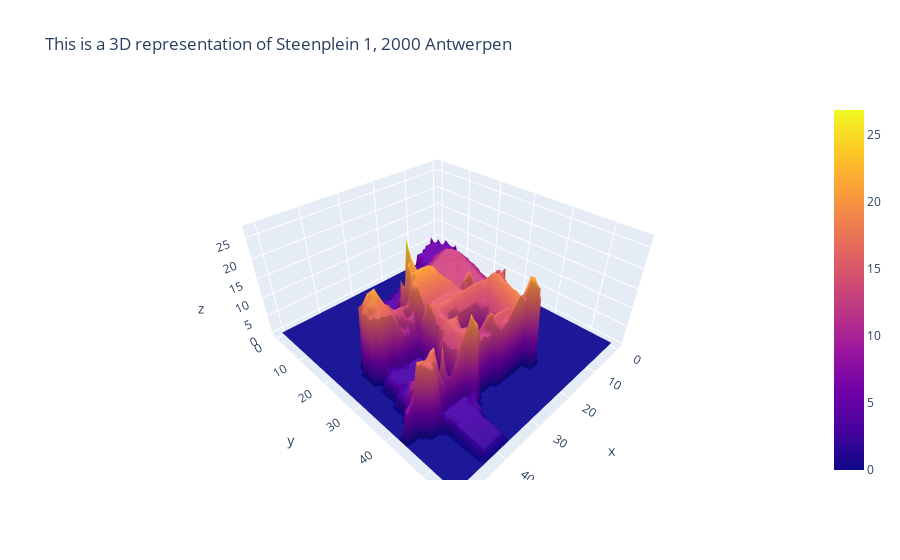

Notebook code for this chart:
### Markdown cell above
Since we were able to get the CHM file, we just need to plot it to get the 3D representation. To do that, we will use the plotly library. 

It will then plot a 3D representation of the CHM for the address that you wanted.

### Code cell
fig = go.Figure(data=go.Surface(z=CHM))
fig.update_layout(title=f"This is a 3D representation of {address}")
fig.show()
fig.write_image(f"data/3D-images/{address}.png")

### Figure 1 — Plotly figure (JSON) as saved in the notebook; plotly's stock layout.template omitted (floating-point values rounded to 4 significant figures; data arrays with more than 128 entries replaced by an {"elided": "..."} marker saying what was removed)
{"data": [{"type": "surface", "z": {"elided": "57x52 float values"}}], "layout": {"title": {"text": "This is a 3D representation of Steenplein 1, 2000 Antwerpen"}}}
